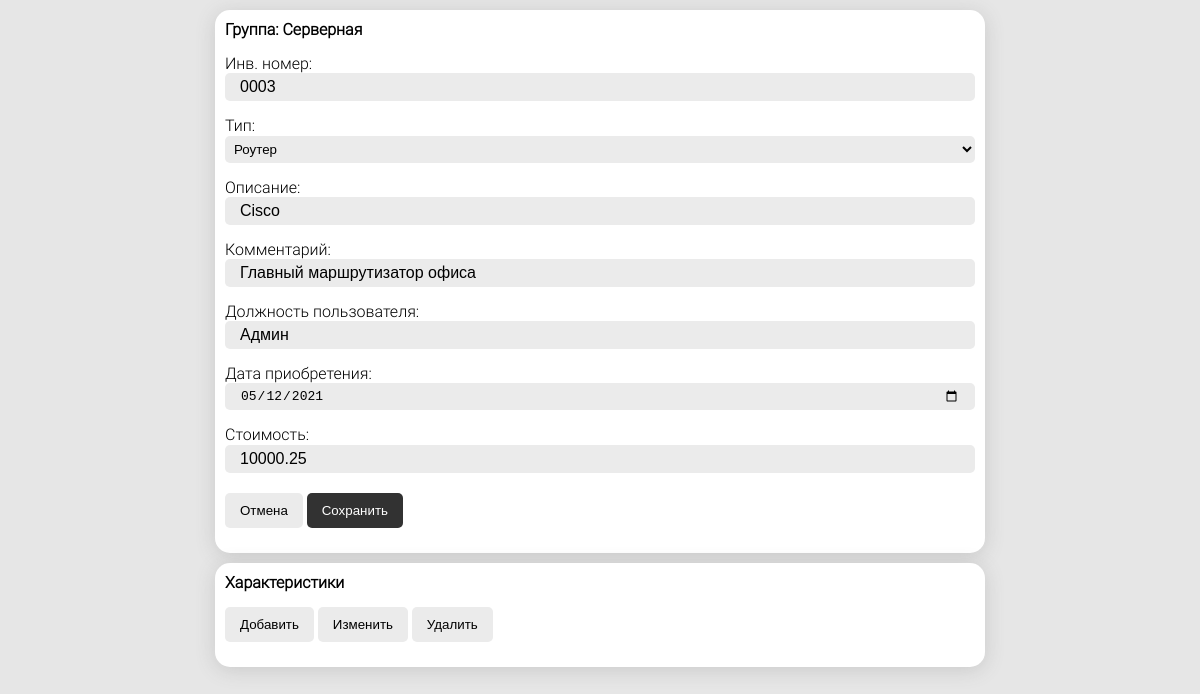
/equipment_card/3/ (signed in), run on an earlier commit of the app's database.
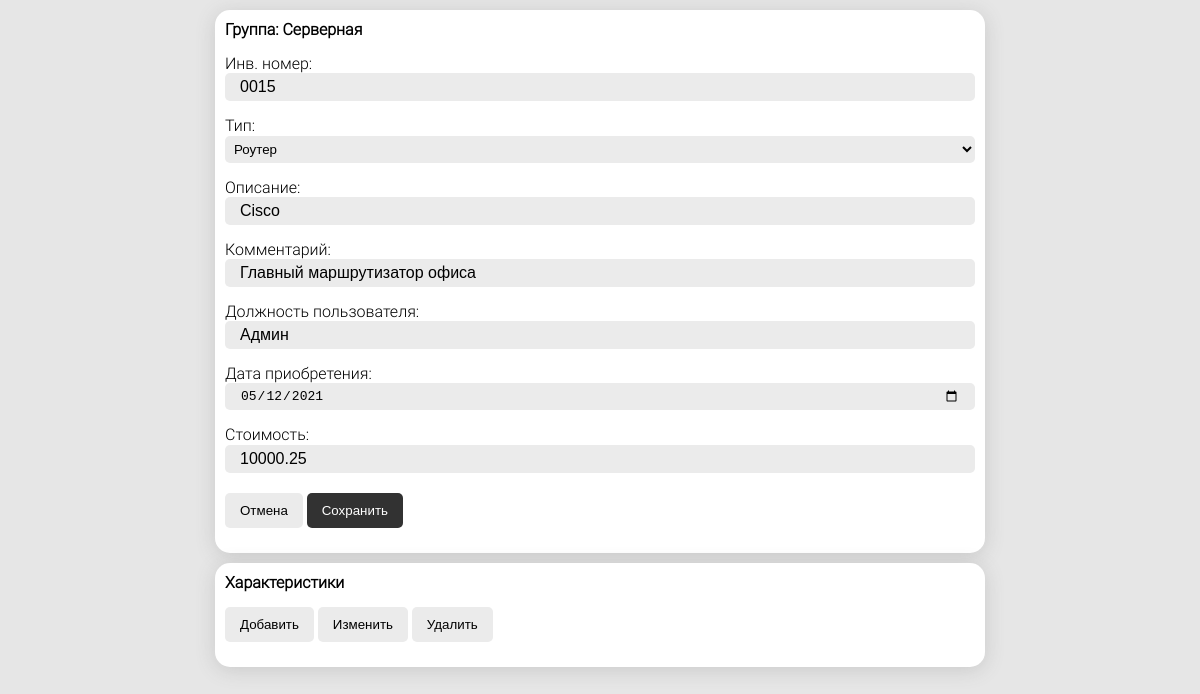
And on a later commit of the database.
### main/models.py (models this page shows, shortened)
class EquipmentCard(models.Model):
    group = models.ForeignKey(Group, verbose_name='Группа', on_delete=models.CASCADE)
    equipment_type = models.ForeignKey('EquipmentType', verbose_name='Тип оборудования', on_delete=models.CASCADE)
    inv_number = models.CharField(max_length=100, verbose_name='Инвентарный номер', null=True, blank=True)
    title = models.CharField(max_length=1000, verbose_name='Описание', null=True, blank=True)
    comment = models.TextField(verbose_name='Комментарий', null=True, blank=True)
    worker = models.CharField(max_length=1000, verbose_name='Пользователь оборудования', null=True, blank=True)
    purchase_date = models.DateField(verbose_name='Дата приобретения', null=True, blank=True)
    price = models.DecimalField(max_digits=15, decimal_places=2, verbose_name='Стоимость', null=True, blank=True)
    class Meta:
        verbose_name = 'Учетная карточка'
        verbose_name_plural = 'Учетные карточки'

class Group(models.Model):
    title = models.CharField(max_length=1024, verbose_name='Наименование')
    user = models.ForeignKey(User, verbose_name='Пользователь', on_delete=models.CASCADE)
    group = models.ForeignKey(
        'self',
        verbose_name='Группа',
        related_name='child_groups',
        on_delete=models.CASCADE,
        null=True,
        blank=True,
        default=None
    )
    class Meta:
        verbose_name = 'Группа'
        verbose_name_plural = 'Группы'
        ordering = ['title']

### main/views.py (the view)
# urls.py: path('equipment_card/<int:card_id>/', equipment_card, name='equipment_card')
@login_required
def equipment_card(request, card_id):
    user = request.user
    try:
        card = EquipmentCard.objects.get(pk=card_id)
    except EquipmentCard.DoesNotExist:
        return Http404()
    if card.group.user != user:
        return Http404()
    equipment_types = EquipmentType.objects.filter(user=user)
    context = {
        'equipment_card': card,
        'equipment_types': equipment_types
    }
    return render(request, 'main/equipment_card.html', context=context)

### main/templatetags/custom_filters.py (called while the page is built)
def dot(value):
    return str(value).replace(',', '.')

### templates/main/equipment_card.html (shortened to what this page needs)
{% extends 'main/base.html' %}
{% load static %}
{% load custom_filters %}
{% block style %}
    <link rel="stylesheet" href="{% static 'main/css/equipment_card.css' %}">
{% endblock %}
{% block content %}
    <div class="container" id="card_container">
        <form>
            <h1>
                Группа: {{ equipment_card.group.title }}
            </h1>
            <div>
                <label for="inv_number">Инв. номер:</label>
                <input type="text" id="inv_number" name="inv_number" value="{{ equipment_card.inv_number }}">
            </div>
            <div>
                <label for="equipment_type">Тип:</label>
                <select name="equipment_type" id="equipment_type">
                    {% for equipment_type in equipment_types %}
                        {% if equipment_card.equipment_type.id == equipment_type.id %}
                            <option value="{{ equipment_type.id }}" selected>{{ equipment_type.title }}</option>
                        {% else %}
                            <option value="{{ equipment_type.id }}">{{ equipment_type.title }}</option>
                        {% endif %}
                    {% endfor %}
                </select>
            </div>
            <div>
                <label for="title">Описание:</label>
                <input type="text" id="title" name="title" value="{{ equipment_card.title }}">
            </div>
            <div>
                <label for="comment">Комментарий:</label>
                <input type="text" id="comment" name="comment" value="{{ equipment_card.comment }}">
            </div>
            <div>
                <label for="worker">Должность пользователя:</label>
                <input type="text" id="worker" name="worker" value="{{ equipment_card.worker }}">
            </div>
            <div>
                <label for="purchase_date">Дата приобретения:</label>
                <input type="date"
                       id="purchase_date"
                       name="purchase_date"
                       value="{{ equipment_card.purchase_date|date:"Y-m-d" }}"
                >
            </div>
            <div>
                <label for="price">Стоимость:</label>
                <input type="text"
                       id="price"
                       name="price"
                       pattern="(\d{0,13})|(\d{0,13}\.\d{0,2})"
                       value="{{ equipment_card.price|dot }}"
                >
            </div>
            <div>
                <input type="button" value="Отмена">
                <input type="submit" value="Сохранить">
            </div>
        </form>
    </div>
    <div class="container" id="features_container">
        <h1>Характеристики</h1>
        <div>
            <input type="button" value="Добавить">
            <input type="button" value="Изменить">
            <input type="button" value="Удалить">
        </div>
    </div>
{% endblock %}

What changed in the data, as far as the page shows it:
changed EquipmentCard "Cisco": inv_number "0003" → "0015"
